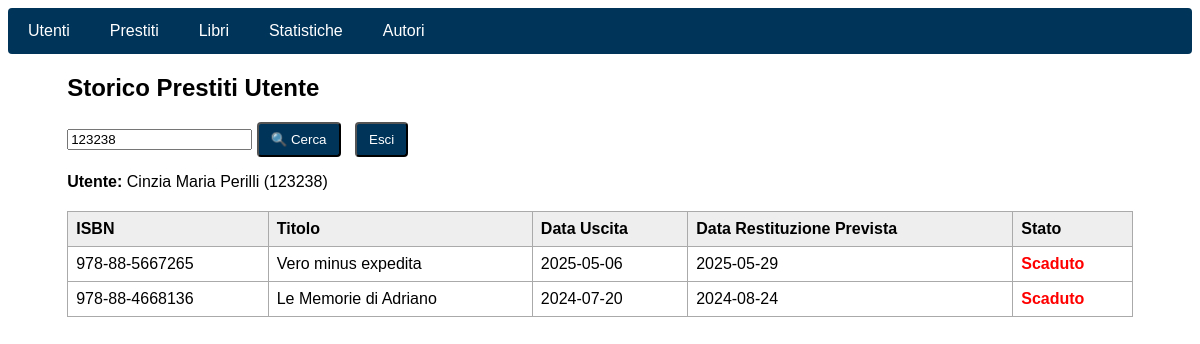
Screenshot of /utenti/history.php?matricola=123238 with the database file from the repository.
### tables this page shows
CREATE TABLE Utente (
    matricola VARCHAR(6) PRIMARY KEY,
    nome VARCHAR(100) NOT NULL,
    cognome VARCHAR(100) NOT NULL,
    indirizzo VARCHAR(255),
    telefono VARCHAR(20)
);

CREATE TABLE Prestito (
    id_copia INT NOT NULL,
    matricola VARCHAR(6) NOT NULL,
    data_uscita DATE NOT NULL,
    data_restituzione_prevista DATE,
    PRIMARY KEY (id_copia, matricola, data_uscita),
    FOREIGN KEY (id_copia) REFERENCES CopiaLibro(id_copia) ON DELETE CASCADE,
    FOREIGN KEY (matricola) REFERENCES Utente(matricola) ON DELETE CASCADE
);

CREATE TABLE CopiaLibro (
    id_copia INT PRIMARY KEY AUTO_INCREMENT,
    ISBN VARCHAR(20) NOT NULL,
    succursale VARCHAR(100),
    FOREIGN KEY (ISBN) REFERENCES Libro(ISBN) ON DELETE CASCADE,
    FOREIGN KEY (succursale) REFERENCES Succursale(nome) ON DELETE CASCADE
);

CREATE TABLE Libro (
    ISBN VARCHAR(20) PRIMARY KEY,
    titolo VARCHAR(255) NOT NULL,
    anno_pubblicazione INT,
    lingua VARCHAR(50)
);

### utenti/history.php (the view, shortened to what this page needs)
<?php
require_once("../connect.php");
$matricola = $_GET["matricola"] ?? "";
$prestiti = [];
$utente_nome = "";
$utente_cognome = "";
if ($matricola !== "") {
    $mat = mysqli_real_escape_string($connection, $matricola);
    $res_utente = mysqli_query($connection, "SELECT nome, cognome FROM Utente WHERE matricola = '$mat'");
    if ($res_utente && mysqli_num_rows($res_utente) > 0) {
        $utente = mysqli_fetch_assoc($res_utente);
        $utente_nome = $utente['nome'];
        $utente_cognome = $utente['cognome'];
    }
    $query = "
        SELECT
            P.id_copia,
            P.data_uscita,
            P.data_restituzione_prevista,
            C.ISBN,
            L.titolo,
            P.data_restituzione_prevista < CURDATE() AS scaduto
        FROM Prestito P
        JOIN CopiaLibro C ON P.id_copia = C.id_copia
        JOIN Libro L ON C.ISBN = L.ISBN
        WHERE P.matricola = '$mat'
        ORDER BY P.data_uscita DESC
    ";
    $res = mysqli_query($connection, $query);
    if ($res && mysqli_num_rows($res) > 0) {
        while ($row = mysqli_fetch_assoc($res)) {
            $prestiti[] = $row;
        }
    }
}
?>
<!DOCTYPE html>
<html lang="it">
<head>
</head>
<body>
    <?php include("../navbar.php"); ?>
    <div class="container">
        <h2>Storico Prestiti Utente</h2>
        <form method="get">
            <input type="number" name="matricola" placeholder="Matricola utente" value="<?= htmlspecialchars($matricola) ?>">
            <button type="submit" class="btn">🔍 Cerca</button>
            <button type="button" class="btn" onclick="window.location.href='get.php'">Esci</button>
        </form>
        <?php if ($utente_nome && $utente_cognome): ?>
            <p><strong>Utente:</strong> <?= htmlspecialchars($utente_nome) ?> <?= htmlspecialchars($utente_cognome) ?> (<?= htmlspecialchars($matricola) ?>)</p>
        <?php elseif ($matricola !== ""): ?>
            <p><em>Nessun utente trovato con la matricola inserita.</em></p>
        <?php endif; ?>
        <?php if (!empty($prestiti)): ?>
            <table>
                <thead>
                    <tr>
                        <th>ISBN</th>
                        <th>Titolo</th>
                        <th>Data Uscita</th>
                        <th>Data Restituzione Prevista</th>
                        <th>Stato</th>
                    </tr>
                </thead>
                <tbody>
                    <?php foreach ($prestiti as $p): ?>
                        <?php $stato = $p['scaduto'] ? 'Scaduto' : 'In corso'; ?>
                        <tr>
                            <td><?= htmlspecialchars($p['ISBN']) ?></td>
                            <td><?= htmlspecialchars($p['titolo']) ?></td>
                            <td><?= htmlspecialchars($p['data_uscita']) ?></td>
                            <td><?= htmlspecialchars($p['data_restituzione_prevista']) ?></td>
                            <td class="<?= $p['scaduto'] ? 'scaduto' : 'in-corso' ?>"><?= $stato ?></td>
                        </tr>
                    <?php endforeach; ?>
                </tbody>
            </table>
        <?php elseif ($matricola !== "" && $utente_nome): ?>
            <p><em>L’utente non ha effettuato alcun prestito.</em></p>
        <?php endif; ?>
    </div>
</body>
</html>

### utenti/history.php (style rules this page uses)
body { font-family: Arial, sans-serif; }
.container { width: 90%; margin: 20px auto; }
.btn { display: inline-block; margin-right: 10px; padding: 8px 12px; background-color: #003459; color: white; text-decoration: none; border-radius: 4px; }
table { width: 100%; border-collapse: collapse; margin-top: 20px; }
th, td { border: 1px solid #aaa; padding: 8px; text-align: left; }
th { background-color: #eee; }
.scaduto { color: red; font-weight: bold; }

### navbar.php (style rules this page uses)
* { font-family: Arial, Helvetica, sans-serif; }

### rows the page displays
utente: nome "Cinzia Maria", cognome "Perilli"
prestito: id_copia.ISBN "978-88-5667265", libro.titolo "Vero minus expedita", data_uscita "2025-05-06", data_restituzione_prevista "2025-05-29", stato "Scaduto"
prestito: id_copia.ISBN "978-88-4668136", libro.titolo "Le Memorie di Adriano", data_uscita "2024-07-20", data_restituzione_prevista "2024-08-24", stato "Scaduto"

### other values shown
$matricola "123238"
